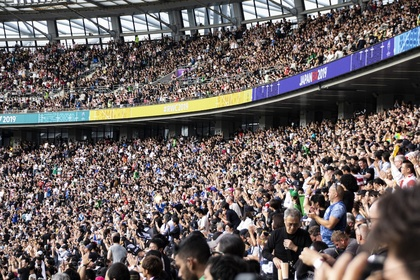
%> input picture NeighborBasedOperations/Smoothing Filters/Linear Smoothing operation/BoxAveragingwithHighContent/HighContenImage.jpeg, 420 x 280 px, shrunk from 1000 x 667 before the run
$ octave boxaveragingOperationwithHighContent.m   (GNU Octave 9; MATLAB toolbox functions it lacks are replaced by stand-ins)
%> lines starting %> are read from the running program, lines starting %| are printed output that depends on the picture
%picking up a high-content image and converting it into gray image
A=rgb2gray(imread("HighContenImage.jpeg"));
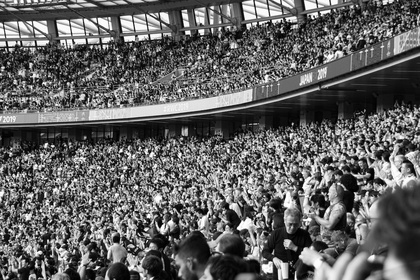
%> A: size 280x420 uint8; min 0, max 255, mean 98.2
[R C] = size(A); %taking size of image A
%> R = 280; C = 420

filteredImage = zeros(R,C); %creating a matrix of size A
filterSize = [3 3]; %filter size i want to apply on my image for example, 3*3,5*5,7*7,9*9,

%as this is the box averaging so the mask(variable-it's not the term mask used in averaging concept) should be 1/filtersize*filtersize
mask= 1/(filterSize(1)*filterSize(2));

%general code for making a filter/mask
myFilter= zeros(filterSize);
for i=1:1:filterSize(1)
    for j=1:1:filterSize(2)
        myFilter(i,j) = mask;
    end
end

%now taking matrix (of size filter) and multiplying it with filter and then
%convert the 2d array into 1d array and get the total sum of this 1d array
%and place this value at filteredimage(i,j)

for i=ceil(filterSize(1)/2):1:R-(floor(filterSize(1)/2))
    for j = ceil(filterSize(1)/2):1:C-(floor(filterSize(2)/2))
        % Here i'm doing like if the filter size is 3*3 then the matrix
        % temp will start from (2,2) of an image A and if 5*5 then start
        % from (3,3) of image A
         myTemp= A( i-floor(filterSize(1)/2) : i + floor(filterSize(1)/2) , j - floor(filterSize(2)/2) : j + floor(filterSize(2)/2));

         %converting temp matrix into double as our filter is in double
         Temp = double(myTemp);

         myN = Temp .* myFilter; %multiplying the 2 matrices
         myNR=reshape(myN,1,[]); %converting 2d array into 1d

         myNRS = sum(myNR); %getting total sum of this array
         filteredImage(i,j) = myNRS; % placing this sum at filterimage(i,j)
    end
end
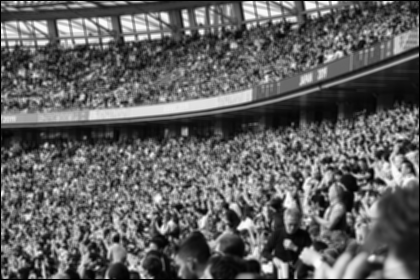
%> filteredImage: size 280x420 double; min 0, max 254, mean 97

figure=imshow(filteredImage,[]);
